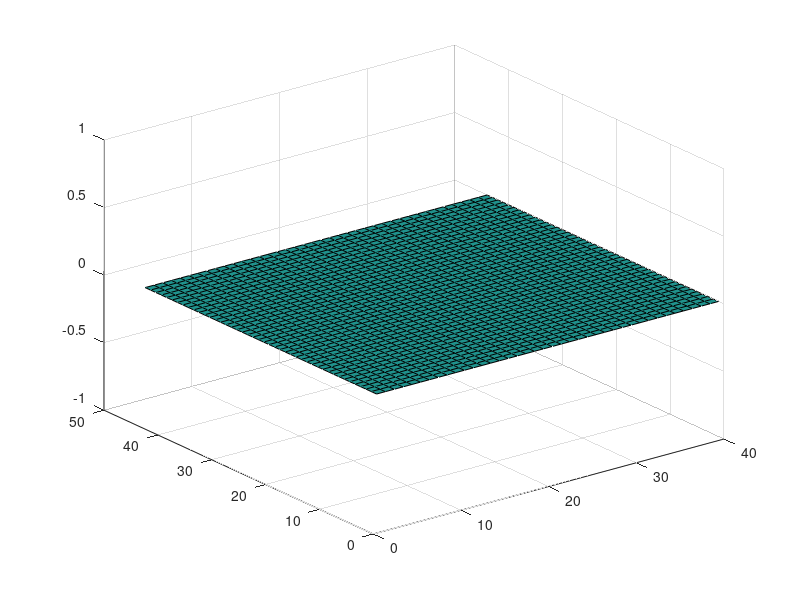

Reproduce this figure in MATLAB.
function myTDFS
%Program used to Gabor Coefficients for SP500 & NASDAQ
% Praba Siva
% praba@umich.edu
% @prabasiva
% Filename: myTDFS.m
close all;
clear all;
%[sp500,syear]=getData(1);
%process(sp500,1);
%[naq,nyear]=getData(2);
%process(naq,2);


mlen=45;
nlen=40;
d1=1;
d2=0;
deltam=20;
deltan=10;
sigma=20;
sigma1=1/sigma;

m=1:mlen-d1;
m1=d1+1:mlen;

n=1:nlen-d2;
n1=d2+1:nlen;

[dum,mdim]=size(m);
[dum,ndim]=size(n);

mm1by2 = (m+m1)/2;
nn1by2 = (n+n1)/2;

mm1by2 = deltam*mm1by2;
nn1by2 = deltan*nn1by2;
nn = deltan*(n-n1);
wvdhh=zeros(mdim,ndim);
k=1:ndim;
a11= -sigma1 * ((k - nn1by2).^2);
    
% i = p
% k = q

for p = 1:mdim
    a1 = -sigma * (p - ((m(p)+m1(p))/2)*deltam).^2;
    a=a1+a11;
    bconst=(m(p)-m1(p))*deltam;
    b1= bconst*k;
    b2=nn*p;
    b3=bconst*nn1by2;
    b = (2*pi/nlen).*(b1+b2-b3);
   b1
   b2
   b3
   
    wvdhh(p,k)=2*exp(a1+a11).*exp(i*b);
end


surf(abs(wvdhh));


        
